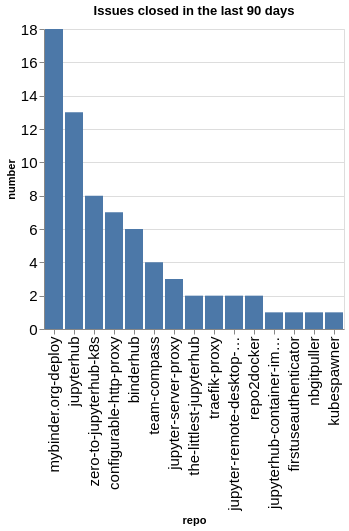

Write notebook code for a chart like this one.
### Code cell
closed_counts = closed.groupby(['org', 'repo']).count()['number'].reset_index()
closed_counts['org/repo'] = closed_counts.apply(lambda a: a['org'] + '/' + a['repo'], axis=1)
sorted_vals = closed_counts.sort_values(['number'], ascending=False)['repo'].values
alt.Chart(data=closed_counts, title=f"Issues closed in the last {n_days} days").mark_bar().encode(
    x=alt.X('repo', sort=alt.Sort(sorted_vals.tolist())),
    y='number',
)

### Figure 1 — Vega-Lite specification as saved in the notebook (floating-point values rounded to 4 significant figures)
{"config": {"axisLeft": {"labelFontSize": 15}, "axisBottom": {"labelFontSize": 15}}, "data": {"name": "data-7325237595039e661d5196042ee7ec6d"}, "mark": {"type": "bar"}, "encoding": {"x": {"field": "repo", "sort": ["mybinder.org-deploy", "jupyterhub", "zero-to-jupyterhub-k8s", "configurable-http-proxy", "binderhub", "team-compass", "jupyter-server-proxy", "the-littlest-jupyterhub", "traefik-proxy", "jupyter-remote-desktop-proxy", "repo2docker", "jupyterhub-container-images", "firstuseauthenticator", "nbgitpuller", "kubespawner"], "type": "nominal"}, "y": {"field": "number", "type": "quantitative"}}, "title": "Issues closed in the last 90 days", "$schema": "https://vega.github.io/schema/vega-lite/v5.20.1.json", "datasets": {"data-7325237595039e661d5196042ee7ec6d": [{"org": "jupyterhub", "repo": "binderhub", "number": 6, "org/repo": "jupyterhub/binderhub"}, {"org": "jupyterhub", "repo": "configurable-http-proxy", "number": 7, "org/repo": "jupyterhub/configurable-http-proxy"}, {"org": "jupyterhub", "repo": "firstuseauthenticator", "number": 1, "org/repo": "jupyterhub/firstuseauthenticator"}, {"org": "jupyterhub", "repo": "jupyter-remote-desktop-proxy", "number": 2, "org/repo": "jupyterhub/jupyter-remote-desktop-proxy"}, {"org": "jupyterhub", "repo": "jupyter-server-proxy", "number": 3, "org/repo": "jupyterhub/jupyter-server-proxy"}, {"org": "jupyterhub", "repo": "jupyterhub", "number": 13, "org/repo": "jupyterhub/jupyterhub"}, {"org": "jupyterhub", "repo": "jupyterhub-container-images", "number": 1, "org/repo": "jupyterhub/jupyterhub-container-images"}, {"org": "jupyterhub", "repo": "kubespawner", "number": 1, "org/repo": "jupyterhub/kubespawner"}, {"org": "jupyterhub", "repo": "mybinder.org-deploy", "number": 18, "org/repo": "jupyterhub/mybinder.org-deploy"}, {"org": "jupyterhub", "repo": "nbgitpuller", "number": 1, "org/repo": "jupyterhub/nbgitpuller"}, {"org": "jupyterhub", "repo": "repo2docker", "number": 2, "org/repo": "jupyterhub/repo2docker"}, {"org": "jupyterhub", "repo": "team-compass", "number": 4, "org/repo": "jupyterhub/team-compass"}, {"org": "jupyterhub", "repo": "the-littlest-jupyterhub", "number": 2, "org/repo": "jupyterhub/the-littlest-jupyterhub"}, {"org": "jupyterhub", "repo": "traefik-proxy", "number": 2, "org/repo": "jupyterhub/traefik-proxy"}, {"org": "jupyterhub", "repo": "zero-to-jupyterhub-k8s", "number": 8, "org/repo": "jupyterhub/zero-to-jupyterhub-k8s"}]}}
